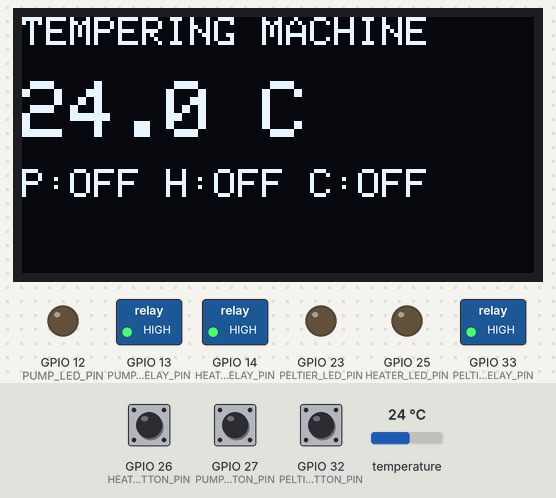
Bench run of a sketch on a simulated ESP32. On the bench: 128×64 one-colour display, switched loads named in the sketch (green lamp = pin HIGH), output pins drawn as LEDs (lit = HIGH). Inputs (shaded band) come from the test bench; at power-on: GPIO 26 (HEATER_BUTTON_PIN) HIGH, GPIO 27 (PUMP_BUTTON_PIN) HIGH, GPIO 32 (PELTIER_BUTTON_PIN) HIGH, temperature 24 °C. What the sketch prints to the serial monitor is not drawn.

Above: at 2.4 s.
2.5 s: GPIO 26 (HEATER_BUTTON_PIN) pulled LOW for 0.15 s
At 3.2 s:
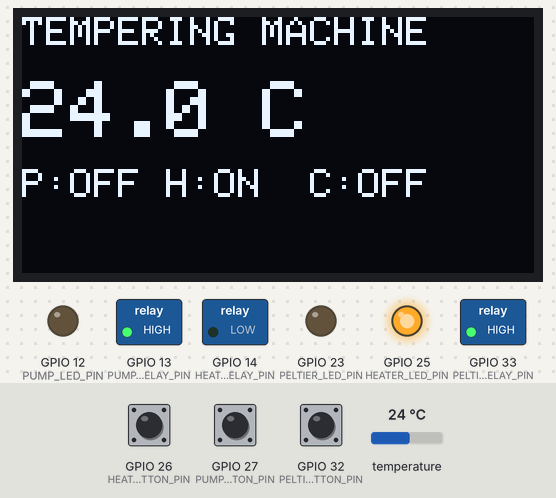
4.1 s: GPIO 27 (PUMP_BUTTON_PIN) pulled LOW for 0.15 s
At 5.3 s:
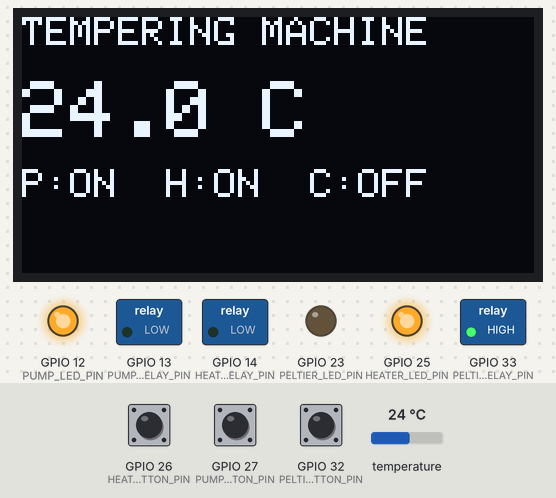
5.7 s: GPIO 32 (PELTIER_BUTTON_PIN) pulled LOW for 0.15 s
At 6.8 s:
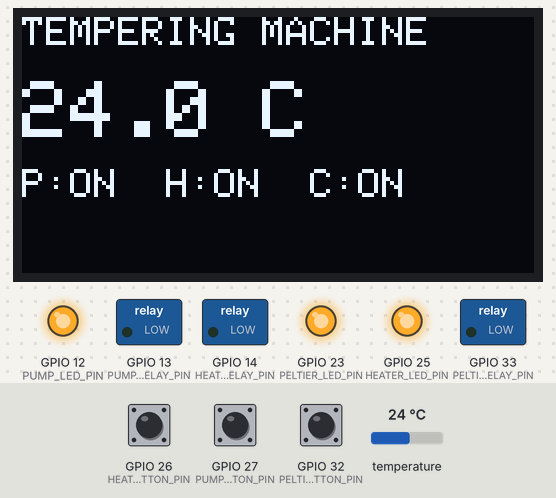
7.3 s: GPIO 26 (HEATER_BUTTON_PIN) pulled LOW for 1 s
At 8.0 s:
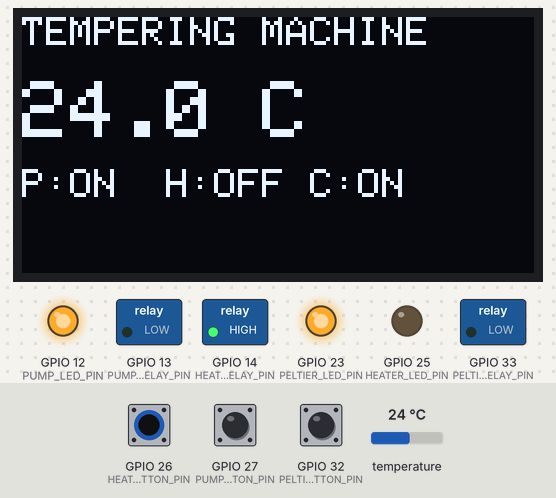
9.8 s: GPIO 27 (PUMP_BUTTON_PIN) pulled LOW for 1 s
At 10.2 s:
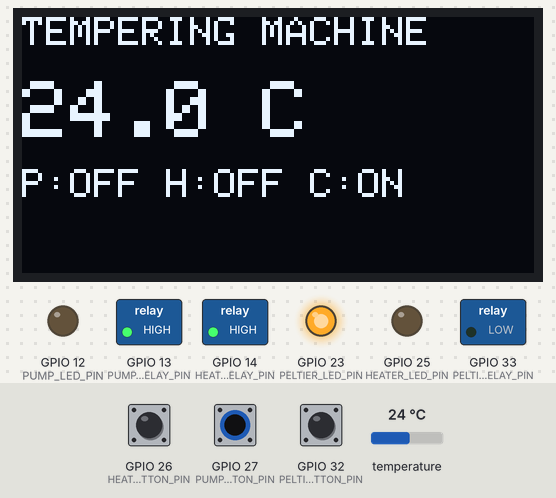
12.3 s: GPIO 26 (HEATER_BUTTON_PIN) pulled LOW for 0.15 s
At 13.0 s:
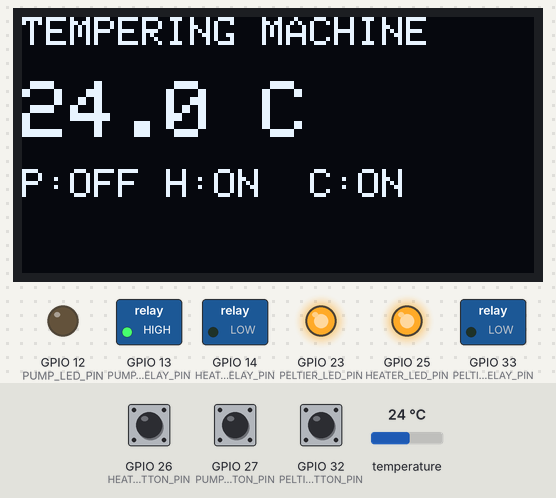
Timing chart, 0 to 14.9 s (numbered marks = the images above; inputs shaded):
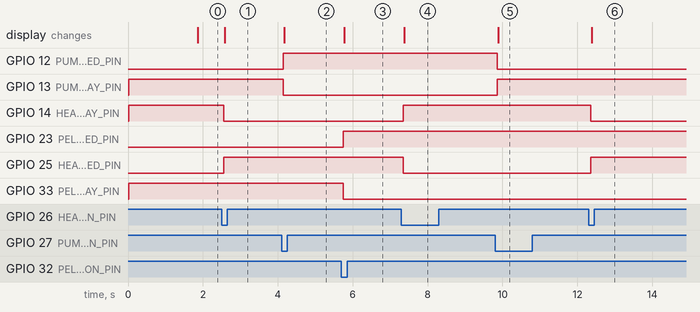

Measured:
- after the input at 2.5 s, GPIO 14 (HEATER_RELAY_PIN): HIGH → LOW after 0.05 s; GPIO 25 (HEATER_LED_PIN): LOW → HIGH after 0.05 s; the display: changes after 0.08 s (image 1)
- after the input at 4.1 s, GPIO 12 (PUMP_LED_PIN): LOW → HIGH after 0.05 s; GPIO 13 (PUMP_RELAY_PIN): HIGH → LOW after 0.05 s; the display: changes after 0.08 s (image 2)
- after the input at 5.7 s, GPIO 23 (PELTIER_LED_PIN): LOW → HIGH after 0.05 s; GPIO 33 (PELTIER_RELAY_PIN): HIGH → LOW after 0.05 s; the display: changes after 0.08 s (image 3)
- after the input at 7.3 s, GPIO 14 (HEATER_RELAY_PIN): LOW → HIGH after 0.05 s; GPIO 25 (HEATER_LED_PIN): HIGH → LOW after 0.05 s; the display: changes after 0.08 s (image 4)
- after the input at 9.8 s, GPIO 12 (PUMP_LED_PIN): HIGH → LOW after 0.06 s; GPIO 13 (PUMP_RELAY_PIN): LOW → HIGH after 0.06 s; the display: changes after 0.09 s (image 5)
- after the input at 12.3 s, GPIO 14 (HEATER_RELAY_PIN): HIGH → LOW after 0.05 s; GPIO 25 (HEATER_LED_PIN): LOW → HIGH after 0.05 s; the display: changes after 0.08 s (image 6)

The sketch:

sensor.ino
```cpp
#include <OneWire.h>
#include <DallasTemperature.h>
#include <Wire.h>
#include <Adafruit_GFX.h>
#include <Adafruit_SSD1306.h>

// =========================
// PINS
// =========================

#define SENSOR_PIN 4

// Pump
const int PUMP_RELAY_PIN = 13;
const int PUMP_LED_PIN = 12;
const int PUMP_BUTTON_PIN = 27;

// Heater
const int HEATER_RELAY_PIN = 14;
const int HEATER_BUTTON_PIN = 26;
const int HEATER_LED_PIN = 25;

// Peltier
const int PELTIER_RELAY_PIN = 33;
const int PELTIER_BUTTON_PIN = 32;
const int PELTIER_LED_PIN = 23;

// =========================
// OLED
// =========================

#define SCREEN_WIDTH 128
#define SCREEN_HEIGHT 64

#define OLED_SDA 21
#define OLED_SCL 22

Adafruit_SSD1306 display(SCREEN_WIDTH, SCREEN_HEIGHT, &Wire, -1);

// =========================
// TEMPERATURE SENSOR
// =========================

OneWire oneWire(SENSOR_PIN);
DallasTemperature sensors(&oneWire);

bool tempConversionInProgress = false;
unsigned long conversionStartTime = 0;

const unsigned long conversionDelay = 750;

// =========================
// PUMP BUTTON
// =========================

bool pumpState = false;
bool lastReading = HIGH;
bool buttonState = HIGH;
unsigned long lastDebounceTime = 0;

// =========================
// HEATER BUTTON
// =========================

bool heaterState = false;
bool heaterLastReading = HIGH;
bool heaterButtonState = HIGH;
unsigned long heaterLastDebounceTime = 0;

// =========================
// PELTIER BUTTON
// =========================

bool peltierState = false;
bool peltierLastReading = HIGH;
bool peltierButtonState = HIGH;
unsigned long peltierLastDebounceTime = 0;

// =========================
// TIMING
// =========================

unsigned long lastTempTime = 0;
const unsigned long debounceDelay = 50;

float tempC = 0.0;

// =========================
// SETUP
// =========================

void setup() {

  Serial.begin(115200);

  // Temperature sensor
  sensors.begin();
  sensors.setWaitForConversion(false);

  // =========================
  // PUMP
  // =========================

  pinMode(PUMP_RELAY_PIN, OUTPUT);
  pinMode(PUMP_LED_PIN, OUTPUT);
  pinMode(PUMP_BUTTON_PIN, INPUT_PULLUP);

  digitalWrite(PUMP_RELAY_PIN, HIGH);
  digitalWrite(PUMP_LED_PIN, LOW);

  // =========================
  // HEATER
  // =========================

  pinMode(HEATER_RELAY_PIN, OUTPUT);
  pinMode(HEATER_BUTTON_PIN, INPUT_PULLUP);
  pinMode(HEATER_LED_PIN, OUTPUT);

  digitalWrite(HEATER_RELAY_PIN, HIGH);
  digitalWrite(HEATER_LED_PIN, LOW);

  // =========================
  // PELTIER
  // =========================

  pinMode(PELTIER_RELAY_PIN, OUTPUT);
  pinMode(PELTIER_BUTTON_PIN, INPUT_PULLUP);
  pinMode(PELTIER_LED_PIN, OUTPUT);

  digitalWrite(PELTIER_RELAY_PIN, HIGH);
  digitalWrite(PELTIER_LED_PIN, LOW);

  // =========================
  // OLED
  // =========================

  Wire.begin(OLED_SDA, OLED_SCL);

  if (!display.begin(SSD1306_SWITCHCAPVCC, 0x3C)) {
    Serial.println("OLED not found!");
    while (true);
  }

  display.clearDisplay();
  display.setTextColor(SSD1306_WHITE);

  display.setTextSize(1);
  display.setCursor(0, 0);
  display.println("Tempering Machine");

  display.display();

  delay(1000);
}

// =========================
// LOOP
// =========================

void loop() {

  // Temperature
  handleTemperature();

  // Pump button
  handleButton(
    PUMP_BUTTON_PIN,
    lastReading,
    buttonState,
    lastDebounceTime,
    pumpState,
    PUMP_RELAY_PIN,
    PUMP_LED_PIN,
    "PUMP"
  );

  // Heater button
  handleButton(
    HEATER_BUTTON_PIN,
    heaterLastReading,
    heaterButtonState,
    heaterLastDebounceTime,
    heaterState,
    HEATER_RELAY_PIN,
    HEATER_LED_PIN,
    "HEATER"
  );

  // Peltier button
  handleButton(
    PELTIER_BUTTON_PIN,
    peltierLastReading,
    peltierButtonState,
    peltierLastDebounceTime,
    peltierState,
    PELTIER_RELAY_PIN,
    PELTIER_LED_PIN,
    "PELTIER"
  );
}

// =========================
// TEMPERATURE
// =========================

void handleTemperature() {

  // Start temperature conversion
  if (!tempConversionInProgress &&
      millis() - lastTempTime >= 1000) {

    lastTempTime = millis();

    sensors.requestTemperatures();

    conversionStartTime = millis();
    tempConversionInProgress = true;
  }

  // Read temperature after conversion
  if (tempConversionInProgress &&
      millis() - conversionStartTime >= conversionDelay) {

    tempC = sensors.getTempCByIndex(0);

    tempConversionInProgress = false;

    Serial.print("Temperature: ");
    Serial.print(tempC);
    Serial.println(" C");

    updateDisplay();
  }
}

// =========================
// GENERIC BUTTON HANDLER
// =========================

void handleButton(
  int pin,
  bool &lastReading,
  bool &buttonState,
  unsigned long &lastDebounceTime,
  bool &state,
  int relayPin,
  int ledPin,
  const char* label
) {

  bool reading = digitalRead(pin);

  // Button changed
  if (reading != lastReading) {
    lastDebounceTime = millis();
  }

  // Debounce
  if ((millis() - lastDebounceTime) > debounceDelay) {

    if (reading != buttonState) {

      buttonState = reading;

      // Button pressed
      if (buttonState == LOW) {

        state = !state;

        // Relay is active LOW
        digitalWrite(
          relayPin,
          state ? LOW : HIGH
        );

        // Only control LED if there is one
        if (ledPin != -1) {
          digitalWrite(
            ledPin,
            state ? HIGH : LOW
          );
        }

        Serial.print(label);
        Serial.println(state ? " ON" : " OFF");

        updateDisplay();
      }
    }
  }

  lastReading = reading;
}

// =========================
// OLED DISPLAY
// =========================

void updateDisplay() {

  display.clearDisplay();

  display.setTextColor(SSD1306_WHITE);

  // Title
  display.setTextSize(1);
  display.setCursor(0, 0);
  display.println("TEMPERING MACHINE");

  // Temperature
  display.setTextSize(2);
  display.setCursor(0, 16);

  if (tempC == DEVICE_DISCONNECTED_C) {

    display.println("Sensor ERR");

  } else {

    display.print(tempC, 1);
    display.println(" C");
  }

  // Status
  display.setTextSize(1);

  display.setCursor(0, 38);

  display.print("P:");
  display.print(pumpState ? "ON " : "OFF");

  display.print(" H:");
  display.print(heaterState ? "ON " : "OFF");

  display.print(" C:");
  display.println(peltierState ? "ON" : "OFF");

  display.display();
}
```
